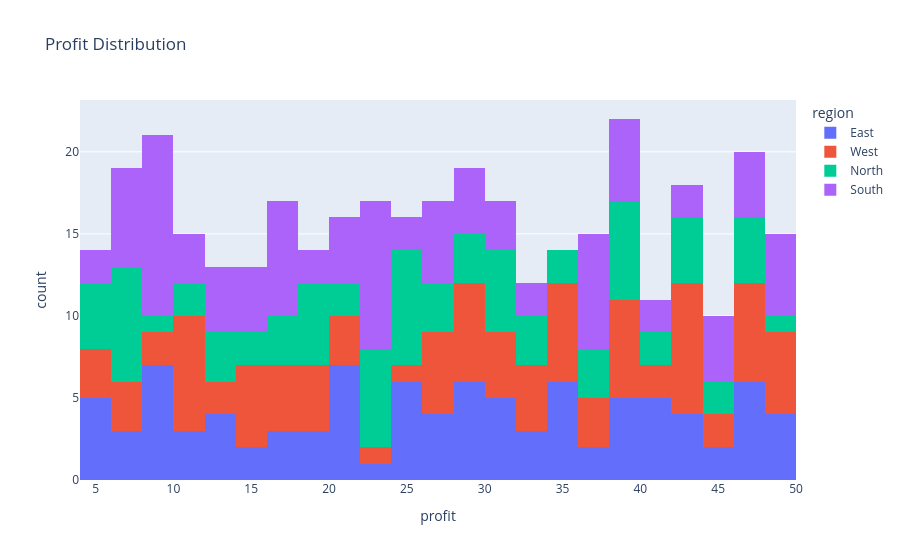
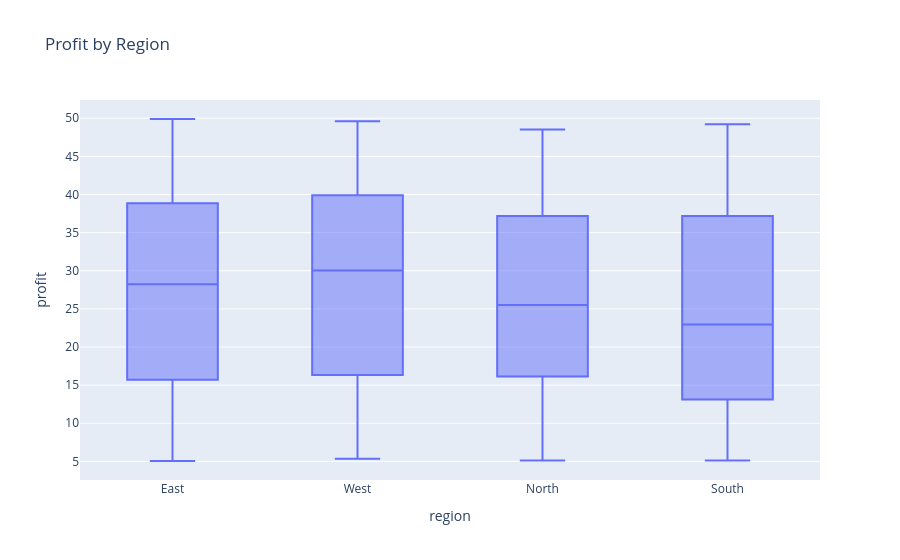

The code cell stored with these charts, in order, in its notebook:
### Markdown cell above
## 4. Histogram and box plot

### Code cell
px.histogram(df, x='profit', nbins=25, color='region', title='Profit Distribution').show()
px.box(df, x='region', y='profit', title='Profit by Region').show()

### Figure 1 — Plotly figure (JSON) as saved in the notebook; plotly's stock layout.template omitted (floating-point values rounded to 4 significant figures)
{"data": [{"bingroup": "x", "hovertemplate": "region=East<br>profit=%{x}<br>count=%{y}<extra></extra>", "legendgroup": "East", "marker": {"color": "#636efa", "pattern": {"shape": ""}}, "name": "East", "nbinsx": 25, "orientation": "v", "showlegend": true, "type": "histogram", "x": [40.48, 35.9, 8.123, 29.64, 41.71, 34.21, 14.4, 12.97, 36.72, 21.12, 28.71, 9.272, 21.04, 10.5, 31.94, 20.77, 16.79, 45.72, 25.83, 10.65, 12.22, 47.25, 48.33, 47.62, 43.56, 30.11, 8.832, 24.29, 28.96, 19.75, 45.18, 30.28, 36.9, 18.99, 47.97, 28.62, 16.8, 25.56, 22.82, 5.27, 7.109, 24.46, 29.37, 39.73, 28.48, 33.71, 30.06, 41.47, 49.2, 42.26, 35.3, 27.88, 41.62, 5.481, 5.053, 46.49, 34.29, 7.859, 10.1, 38.83, 9.563, 33.95, 5.173, 48.08, 46.44, 28.0, 7.918, 34.3, 42.14, 21.53, 20.08, 32.45, 5.248, 18.44, 24.72, 15.13, 39.31, 13.51, 31.3, 24.1, 20.42, 49.9, 38.12, 9.303, 9.758, 27.3, 43.5, 9.502, 21.76, 38.88, 47.35, 34.9, 27.88, 16.3, 12.41, 41.71], "xaxis": "x", "yaxis": "y"}, {"bingroup": "x", "hovertemplate": "region=West<br>profit=%{x}<br>count=%{y}<extra></extra>", "legendgroup": "West", "marker": {"color": "#EF553B", "pattern": {"shape": ""}}, "name": "West", "nbinsx": 25, "orientation": "v", "showlegend": true, "type": "histogram", "x": [49.13, 43.07, 49.0, 23.7, 9.12, 16.76, 42.41, 28.71, 39.24, 36.56, 17.4, 33.34, 47.75, 49.42, 26.7, 35.14, 46.31, 10.78, 30.52, 36.66, 13.11, 24.76, 42.64, 34.45, 29.14, 11.04, 11.89, 45.72, 18.15, 34.32, 43.18, 32.62, 6.404, 31.64, 46.99, 16.11, 29.96, 26.48, 26.69, 12.34, 15.63, 43.09, 29.98, 27.44, 5.359, 37.46, 7.715, 29.25, 27.13, 47.7, 34.9, 15.13, 39.42, 5.586, 7.919, 5.419, 48.74, 11.7, 31.99, 35.34, 47.55, 39.47, 19.86, 14.74, 38.25, 44.14, 43.85, 11.65, 39.48, 32.39, 43.81, 28.21, 14.68, 18.5, 43.64, 40.7, 16.56, 38.32, 19.31, 49.62, 15.16, 21.13, 11.39, 40.32, 20.74, 8.661, 11.77, 30.06, 47.72, 20.16, 34.17, 33.52], "xaxis": "x", "yaxis": "y"}, {"bingroup": "x", "hovertemplate": "region=North<br>profit=%{x}<br>count=%{y}<extra></extra>", "legendgroup": "North", "marker": {"color": "#00cc96", "pattern": {"shape": ""}}, "name": "North", "nbinsx": 25, "orientation": "v", "showlegend": true, "type": "histogram", "x": [46.4, 31.28, 25.22, 46.76, 20.11, 6.471, 7.783, 37.55, 13.04, 14.06, 6.804, 25.89, 8.137, 31.72, 19.1, 23.22, 29.77, 25.26, 7.813, 43.7, 5.478, 31.44, 43.68, 32.66, 38.48, 16.01, 22.4, 5.63, 14.79, 7.847, 11.58, 23.68, 7.822, 19.8, 30.22, 25.24, 47.11, 22.55, 18.24, 39.23, 45.81, 12.71, 38.71, 29.19, 11.14, 39.89, 36.19, 34.8, 13.57, 43.75, 32.37, 30.26, 18.73, 7.916, 27.49, 33.64, 24.63, 5.115, 41.68, 5.103, 16.38, 34.03, 26.4, 25.73, 42.17, 22.46, 47.49, 39.24, 18.11, 29.74, 38.63, 27.0, 36.82, 16.24, 24.22, 48.54, 23.98, 44.38, 20.87, 40.61], "xaxis": "x", "yaxis": "y"}, {"bingroup": "x", "hovertemplate": "region=South<br>profit=%{x}<br>count=%{y}<extra></extra>", "legendgroup": "South", "marker": {"color": "#ab63fa", "pattern": {"shape": ""}}, "name": "South", "nbinsx": 25, "orientation": "v", "showlegend": true, "type": "histogram", "x": [28.92, 22.4, 16.76, 16.76, 49.19, 36.71, 38.5, 15.3, 24.05, 31.89, 45.95, 13.66, 47.75, 36.79, 9.648, 10.9, 44.15, 22.19, 41.58, 8.945, 38.1, 32.87, 32.4, 8.063, 47.27, 14.81, 5.115, 11.53, 11.47, 46.29, 28.64, 9.355, 17.69, 37.85, 16.59, 8.969, 43.75, 8.261, 41.48, 16.51, 30.42, 24.15, 6.483, 12.06, 22.49, 27.62, 12.45, 47.41, 20.27, 37.04, 49.23, 26.2, 23.52, 19.3, 26.97, 7.822, 31.32, 45.84, 8.665, 9.094, 29.56, 8.94, 23.53, 38.2, 15.28, 48.73, 43.09, 9.529, 20.99, 15.06, 8.208, 36.61, 38.71, 45.35, 22.96, 22.42, 5.116, 49.08, 13.36, 20.31, 36.04, 17.12, 18.7, 23.77, 48.12, 20.4, 26.33, 16.83, 22.84, 7.138, 7.783, 37.58, 29.43, 6.449, 26.54, 6.922, 39.39], "xaxis": "x", "yaxis": "y"}], "layout": {"barmode": "relative", "legend": {"title": {"text": "region"}, "tracegroupgap": 0}, "title": {"text": "Profit Distribution"}, "xaxis": {"anchor": "y", "domain": [0.0, 1.0], "title": {"text": "profit"}}, "yaxis": {"anchor": "x", "domain": [0.0, 1.0], "title": {"text": "count"}}}}

### Figure 2 — Plotly figure (JSON) as saved in the notebook; plotly's stock layout.template omitted (floating-point values rounded to 4 significant figures; data arrays with more than 128 entries replaced by an {"elided": "..."} marker saying what was removed)
{"data": [{"alignmentgroup": "True", "hovertemplate": "region=%{x}<br>profit=%{y}<extra></extra>", "legendgroup": "", "marker": {"color": "#636efa"}, "name": "", "notched": false, "offsetgroup": "", "orientation": "v", "showlegend": false, "type": "box", "x": {"elided": "365 str values"}, "x0": " ", "xaxis": "x", "y": {"elided": "365 float values"}, "y0": " ", "yaxis": "y"}], "layout": {"boxmode": "group", "legend": {"tracegroupgap": 0}, "title": {"text": "Profit by Region"}, "xaxis": {"anchor": "y", "domain": [0.0, 1.0], "title": {"text": "region"}}, "yaxis": {"anchor": "x", "domain": [0.0, 1.0], "title": {"text": "profit"}}}}
